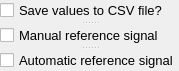
  <widget class="QSplitter" name="splitter_2">
   <property name="geometry">
    <rect>
     <x>10</x>
     <y>180</y>
     <width>161</width>
     <height>71</height>
    </rect>
   </property>
   <property name="orientation">
    <enum>Qt::Vertical</enum>
   </property>
   <widget class="QCheckBox" name="saveValuesCheckBox">
    <property name="enabled">
     <bool>true</bool>
    </property>
    <property name="sizeIncrement">
     <size>
      <width>10</width>
      <height>10</height>
     </size>
    </property>
    <property name="baseSize">
     <size>
      <width>5</width>
      <height>5</height>
     </size>
    </property>
    <property name="font">
     <font>
      <pointsize>10</pointsize>
     </font>
    </property>
    <property name="text">
     <string>Save values to CSV file?</string>
    </property>
   </widget>
   <widget class="QCheckBox" name="manualinput">
    <property name="enabled">
     <bool>true</bool>
    </property>
    <property name="font">
     <font>
      <pointsize>10</pointsize>
     </font>
    </property>
    <property name="text">
     <string>Manual reference signal</string>
    </property>
   </widget>
   <widget class="QCheckBox" name="automaticinput">
    <property name="enabled">
     <bool>true</bool>
    </property>
    <property name="font">
     <font>
      <pointsize>10</pointsize>
     </font>
    </property>
    <property name="text">
     <string>Automatic reference signal</string>
    </property>
   </widget>
  </widget>
